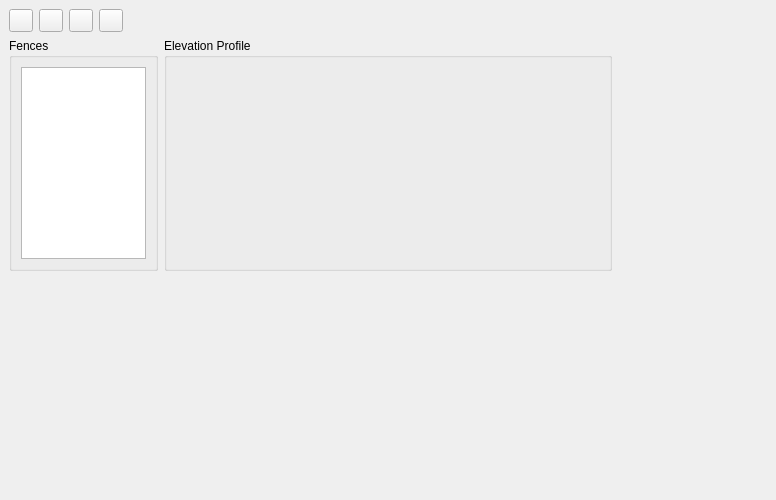
<?xml version="1.0" encoding="UTF-8"?>
<ui version="4.0">
  <class>InfrastructureViewBase</class>
  <widget class="QDockWidget" name="InfrastructureViewBase">
    <property name="geometry">
      <rect>
        <x>0</x>
        <y>0</y>
        <width>776</width>
        <height>500</height>
      </rect>
    </property>
    <property name="sizePolicy">
      <sizepolicy hsizetype="MinimumExpanding" vsizetype="Minimum">
        <horstretch>0</horstretch>
        <verstretch>0</verstretch>
      </sizepolicy>
    </property>
    <property name="layoutDirection">
      <enum>Qt::LeftToRight</enum>
    </property>
    <property name="styleSheet">
      <string notr="true"/>
    </property>
    <property name="windowTitle">
      <string>MLA Paddock Power | Plan Fences and Pipelines</string>
    </property>
    <widget class="QWidget" name="dockWidgetContents">
      <property name="sizePolicy">
        <sizepolicy hsizetype="MinimumExpanding" vsizetype="MinimumExpanding">
          <horstretch>0</horstretch>
          <verstretch>0</verstretch>
        </sizepolicy>
      </property>
      <property name="layoutDirection">
        <enum>Qt::LeftToRight</enum>
      </property>
      <property name="styleSheet">
        <string notr="true"/>
      </property>
      <layout class="QVBoxLayout" name="verticalLayout">
        <item>
          <layout class="QHBoxLayout" name="headerLayout">
            <item>
              <widget class="QToolButton" name="sketchFenceButton">
                <property name="toolTip">
                  <string>Sketch a Fence …</string>
                </property>
                <property name="text">
                  <string/>
                </property>
                <property name="icon">
                  <iconset>
                    <normaloff>../../../images/new-split-paddock.png</normaloff>../../../images/new-split-paddock.png</iconset>
                </property>
              </widget>
            </item>
            <item>
              <widget class="QToolButton" name="selectFenceButton">
                <property name="toolTip">
                  <string>Select a Fence …</string>
                </property>
                <property name="text">
                  <string/>
                </property>
                <property name="icon">
                  <iconset>
                    <normaloff>../../../images/new-split-paddock.png</normaloff>../../../images/new-split-paddock.png</iconset>
                </property>
              </widget>
            </item>
            <item>
              <widget class="QToolButton" name="selectPipelineButton">
                <property name="toolTip">
                  <string>Sketch a Pipeline …</string>
                </property>
                <property name="text">
                  <string/>
                </property>
                <property name="icon">
                  <iconset>
                    <normaloff>../../../images/new-split-paddock.png</normaloff>../../../images/new-split-paddock.png</iconset>
                </property>
              </widget>
            </item>
            <item>
              <widget class="QToolButton" name="sketchPipelineButton">
                <property name="toolTip">
                  <string>Select a Pipeline …</string>
                </property>
                <property name="text">
                  <string/>
                </property>
                <property name="icon">
                  <iconset>
                    <normaloff>../../../images/new-split-paddock.png</normaloff>../../../images/new-split-paddock.png</iconset>
                </property>
              </widget>
            </item>
            <item>
              <spacer name="toolbarSpacer">
                <property name="orientation">
                  <enum>Qt::Horizontal</enum>
                </property>
                <property name="sizeHint" stdset="0">
                  <size>
                    <width>40</width>
                    <height>20</height>
                  </size>
                </property>
              </spacer>
            </item>
          </layout>
        </item>
        <item>
          <layout class="QHBoxLayout" name="contentLayout" stretch="1,3,1">
            <property name="topMargin">
              <number>0</number>
            </property>
            <item>
              <widget class="QGroupBox" name="fenceListGroupBox">
                <property name="sizePolicy">
                  <sizepolicy hsizetype="Expanding" vsizetype="MinimumExpanding">
                    <horstretch>0</horstretch>
                    <verstretch>0</verstretch>
                  </sizepolicy>
                </property>
                <property name="title">
                  <string>Fences</string>
                </property>
                <layout class="QVBoxLayout" name="fencesVerticalLayout">
                  <item>
                    <widget class="FenceLayerList" name="fenceList"/>
                  </item>
                </layout>
              </widget>
            </item>
            <item>
              <widget class="QGroupBox" name="profileGroupBox">
                <property name="styleSheet">
                  <string notr="true">background-colour: rgb(255,255,255);</string>
                </property>
                <property name="title">
                  <string>Elevation Profile</string>
                </property>
                <layout class="QVBoxLayout" name="profileVerticalLayout">
                  <property name="spacing">
                    <number>0</number>
                  </property>
                  <property name="leftMargin">
                    <number>0</number>
                  </property>
                  <property name="topMargin">
                    <number>0</number>
                  </property>
                  <property name="rightMargin">
                    <number>0</number>
                  </property>
                  <property name="bottomMargin">
                    <number>0</number>
                  </property>
                  <item>
                    <widget class="ProfileDetails" name="profileDetails" native="true">
                      <property name="sizePolicy">
                        <sizepolicy hsizetype="MinimumExpanding" vsizetype="MinimumExpanding">
                          <horstretch>0</horstretch>
                          <verstretch>0</verstretch>
                        </sizepolicy>
                      </property>
                      <property name="styleSheet">
                        <string notr="true"/>
                      </property>
                    </widget>
                  </item>
                </layout>
              </widget>
            </item>
            <item>
              <widget class="FencePaddockChanges" name="fencePaddockChanges" native="true">
                <property name="sizePolicy">
                  <sizepolicy hsizetype="Minimum" vsizetype="Expanding">
                    <horstretch>0</horstretch>
                    <verstretch>0</verstretch>
                  </sizepolicy>
                </property>
                <property name="minimumSize">
                  <size>
                    <width>100</width>
                    <height>0</height>
                  </size>
                </property>
                <property name="styleSheet">
                  <string notr="true"/>
                </property>
              </widget>
            </item>
          </layout>
        </item>
        <item>
          <spacer name="verticalSpacer">
            <property name="orientation">
              <enum>Qt::Vertical</enum>
            </property>
            <property name="sizeHint" stdset="0">
              <size>
                <width>0</width>
                <height>0</height>
              </size>
            </property>
          </spacer>
        </item>
      </layout>
    </widget>
  </widget>
  <customwidgets>
    <customwidget>
      <class>ProfileDetails</class>
      <extends>QWidget</extends>
      <header>mlapp/src/widgets/profile_details/profile_details</header>
      <container>1</container>
    </customwidget>
    <customwidget>
      <class>FencePaddockChanges</class>
      <extends>QWidget</extends>
      <header>mlapp/src/widgets/fence_details/fence_paddock_changes</header>
      <container>1</container>
    </customwidget>
    <customwidget>
      <class>FenceLayerList</class>
      <extends>QListWidget</extends>
      <header>mlapp/src/widgets/fence_list/fence_layer_list</header>
    </customwidget>
  </customwidgets>
  <resources/>
  <connections/>
</ui>
